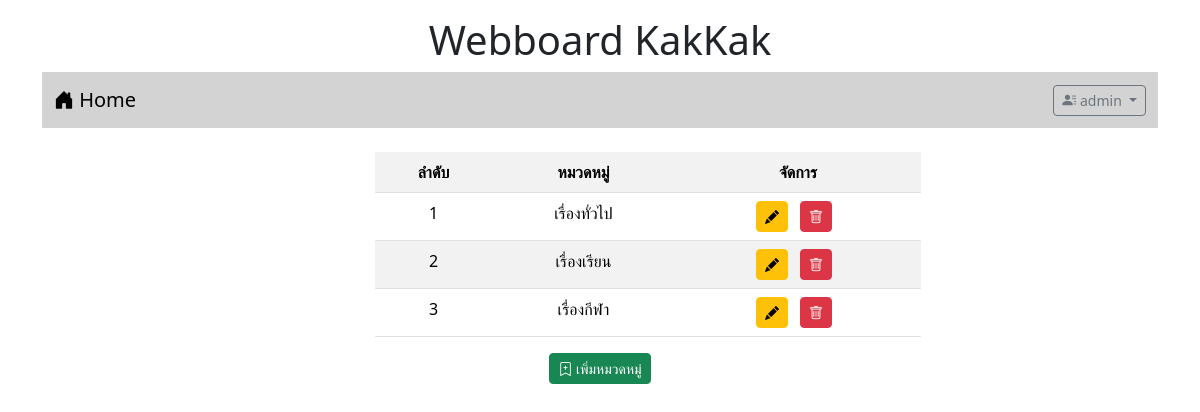
The page /category.php (signed in) on the database as committed earlier.
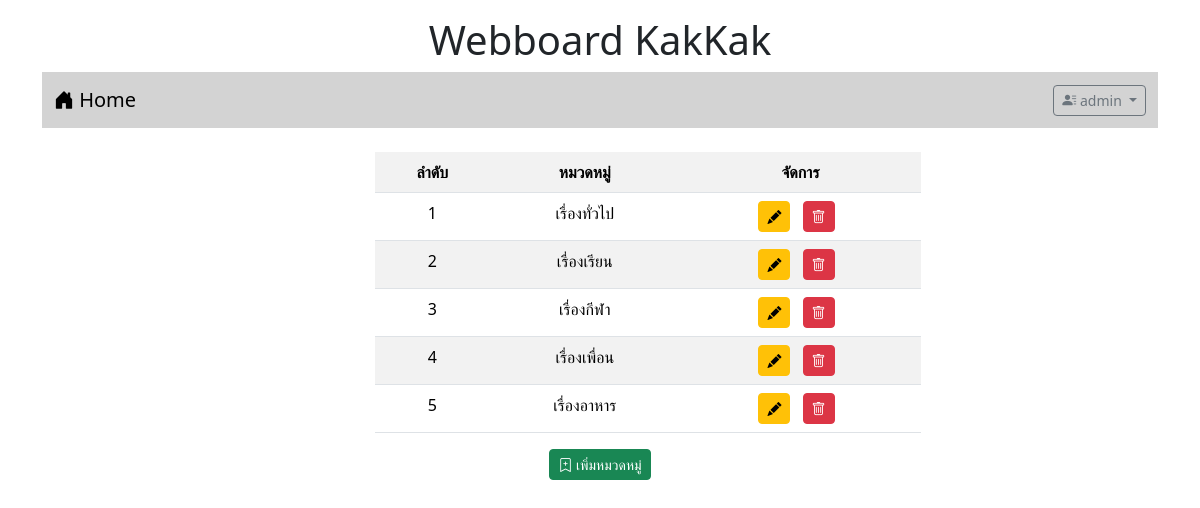
The same page on the database as committed later.
### tables this page shows
CREATE TABLE `category` (
  `id` int(11) NOT NULL,
  `name` varchar(32) NOT NULL
);

### category.php (the view, shortened to what this page needs)
<!DOCTYPE html>
<html lang="en">
<head>
    <link rel="stylesheet" href="bootstrap-5.3.2-dist/css/bootstrap.min.css">
    <link rel="stylesheet" href="https://cdn.jsdelivr.net/npm/bootstrap-icons@1.11.3/font/bootstrap-icons.min.css">
</head>
<body>
    <div class="container text-center">
        <h1 style ="text-align: center;" class = "mt-3">Webboard KakKak</h1>
        <?php include "nav.php" ?>
        <div class="row">
            <div class="col-lg-3 col-md-2 col-sm-1"></div>
            <div class="col-lg-6 col-md-8 col-sm-10 ">
                <table class="table table-striped mt-4 ms-5">
                    <tr> <th>ลำดับ</th> <th>หมวดหมู่</th> <th>จัดการ</th> </tr>
                    <?php
                        $conn=new PDO("mysql:host=localhost;dbname=webboard;charset=utf8","root","");
                        $sql= "SELECT * FROM category";
                        $i=0;
                        foreach($conn->query($sql) as $row){
                            $i++;
                            echo "<tr class=''> <td><div>$i</div></td> <td><div>$row[name]</div></td>
                            <td class=''><div class='me-2 align-self-center d-inline' data-bs-toggle='modal' data-bs-target='#exampleModal1'><a
                            class='btn btn-warning btn-sm' onclick='' id='name' value='$row[name]'><i class='bi bi-pencil-fill'></i></a></div>
                            <div class='me-2 align-self-center d-inline'> <a href=''
                            class='btn btn-danger btn-sm' onclick=''> <i class='bi bi-trash'></i> </a> </div> </td></tr>";
                        }
                    ?>
                </table>
            </div>
            <div class="col-lg-3 col-md-2 col-sm-1"></div>
        </div>
        <button type="button" class="btn btn-sm btn-success " data-bs-toggle="modal" data-bs-target="#exampleModal"><i class="bi bi-bookmark-plus"></i> เพิ่มหมวดหมู่</button>
    </div>
</body>
</html>

Rows that differ between the two databases and show on the page:
added category: name "เรื่องเพื่อน"
added category: name "เรื่องอาหาร"
